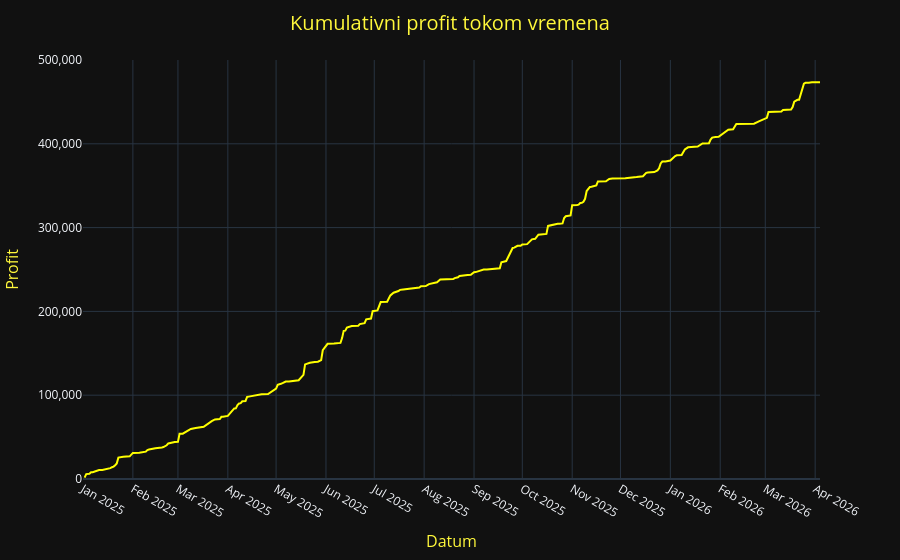

Notebook code for this chart:
### Markdown cell above
# Time Resampling (Vremenska Serija)

### Code cell
df_datum_filter = df_final[df_final["Datum_Prodaje"] <= "2026-04-04"]
df_datum_grouped = df_datum_filter.groupby("Datum_Prodaje")["Neto_Profit"].sum().reset_index()
df_datum_grouped["Kumulativni_Profit"] = df_datum_grouped["Neto_Profit"].cumsum()

fig = px.line(df_datum_grouped, 
              x = "Datum_Prodaje", 
              y = "Kumulativni_Profit", 
              labels={"Datum_Prodaje": "Datum", "Kumulativni_Profit": "Profit"},
              template="plotly_dark")

fig.update_xaxes(dtick="M1", 
                 tickformat="%b %Y", 
                 range=["2025-01-01", "2026-04-04"], 
                 tickangle=30,
                 title_font=dict(size=16, color="#FFF83B"))

fig.update_yaxes(dtick=100000,
                 range=[0, 500000],
                 tickformat=",.0f",
                 title_font=dict(size=16, color="#FFF83B"))

fig.update_traces(hovertemplate="<b>Datum</b>: %{x|%d. %B %Y}<br>" +
                                "<b>Profit</b>: %{y:,.0f} <br>" +
                                "<extra></extra>",
                  line_color="yellow")

fig.update_layout(title=dict(text="Kumulativni profit tokom vremena", x=0.5, xanchor="center", font=dict(size=20, color="#FFF83B")))

fig.show()

### Figure 1 — Plotly figure (JSON) as saved in the notebook; plotly's stock layout.template omitted (floating-point values rounded to 4 significant figures; data arrays with more than 128 entries replaced by an {"elided": "..."} marker saying what was removed)
{"data": [{"hovertemplate": "<b>Datum</b>: %{x|%d. %B %Y}<br><b>Profit</b>: %{y:,.0f} <br><extra></extra>", "legendgroup": "", "line": {"color": "yellow", "dash": "solid"}, "marker": {"symbol": "circle"}, "mode": "lines", "name": "", "orientation": "v", "showlegend": false, "type": "scatter", "x": {"elided": "250 str values"}, "xaxis": "x", "y": {"elided": "250 int values"}, "yaxis": "y"}], "layout": {"legend": {"tracegroupgap": 0}, "margin": {"t": 60}, "title": {"font": {"color": "#FFF83B", "size": 20}, "text": "Kumulativni profit tokom vremena", "x": 0.5, "xanchor": "center"}, "xaxis": {"anchor": "y", "domain": [0, 1], "dtick": "M1", "range": ["2025-01-01", "2026-04-04"], "tickangle": 30, "tickformat": "%b %Y", "title": {"font": {"color": "#FFF83B", "size": 16}, "text": "Datum"}}, "yaxis": {"anchor": "x", "domain": [0, 1], "dtick": 100000, "range": [0, 500000], "tickformat": ",.0f", "title": {"font": {"color": "#FFF83B", "size": 16}, "text": "Profit"}}}}
